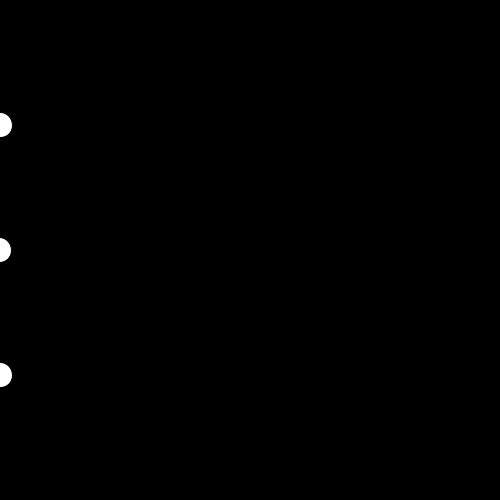
Frame 1 (no input)
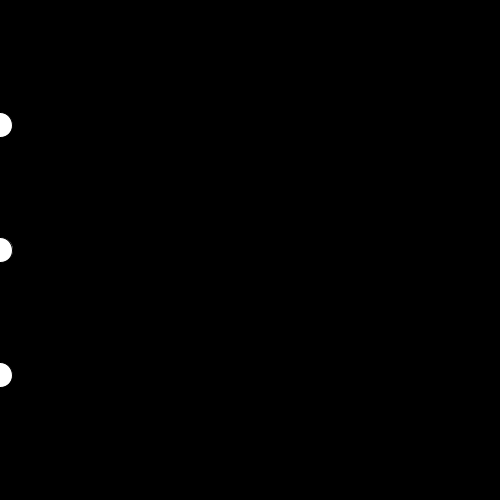
Frame 60 (the mouse pressed at the canvas centre just before this capture)
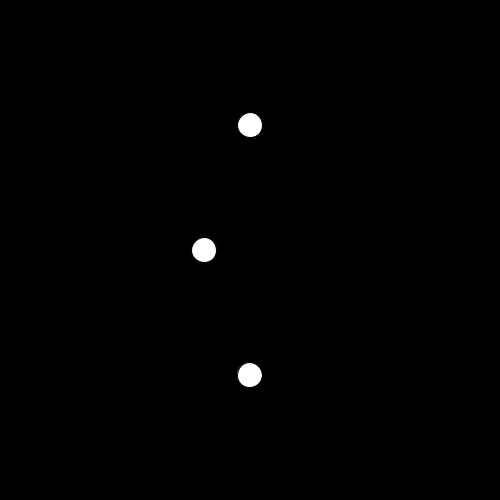
Frame 120 (the mouse held since frame 60 and released just before this capture)

The Processing sketch that drew these frames (run headless with seeded random() and noise(); from frame 60 on, the mouse is pressed at the canvas centre):

// Processing sketch: Damping
// ── Damping.pde
//exponential slide
//asymptotic easing (almost without reaching a line)
//damping


//3 circle x positions
float x1, x2, x3;

//circle 2 velocity
float v2;

void setup()
{

 size(500,500);
}

void draw()
{
  background(0);
  
  //linear movement
  if(x1 < mouseX)
  {
    x1+=5;
    if (x1 > mouseX) x1 = mouseX;
  }
  else
  {
    x1 -= 5;
    if (x1 < mouseX) x1 = mouseX;
  }
  
  if(x2 < mouseX) v2++;
  else v2--;
  
  //use physics on circle 2:
  x2 += v2; //euler intergration
  v2 *= .96;
  
  //use damping
  //each tick move 50% to target
  //x3 += (mouseX - x3 )* .1;
  x3 = lerp(x3, mouseX, .1);
  
  
  ellipse(x1, height*1/4, 25,25);
  ellipse(x2, height*1/2, 25,25);
  ellipse(x3, height*3/4, 25,25);
}
